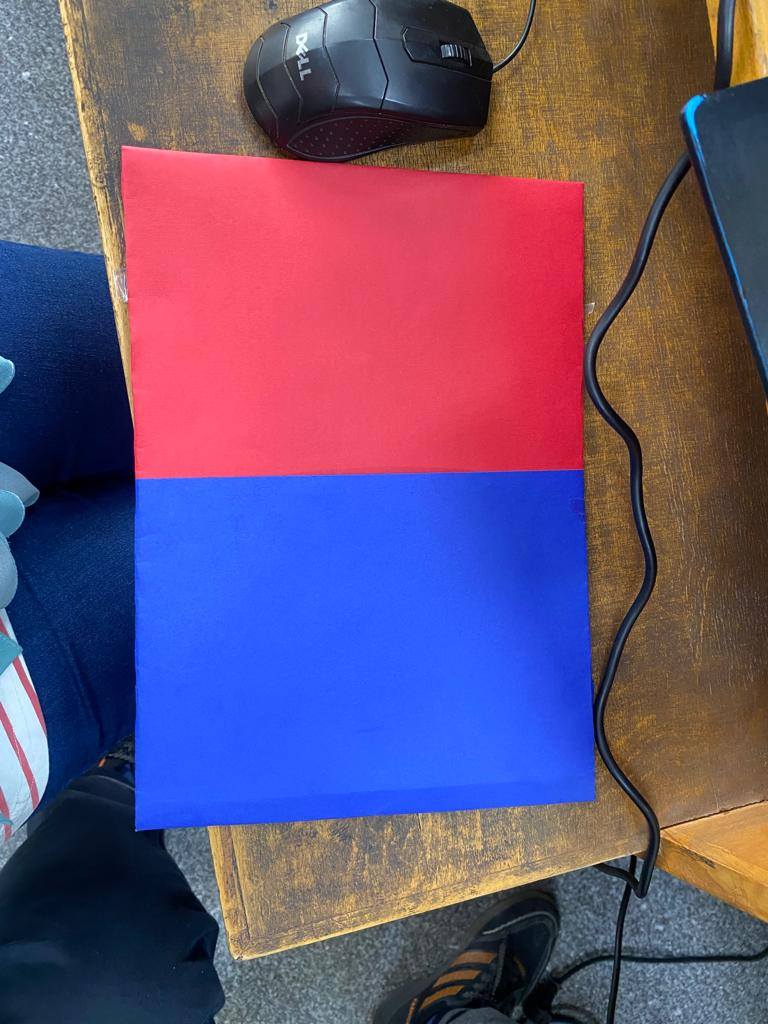
#> input picture src/WhatsApp Image 2023-04-12 at 2.58.23 PM (1).jpeg, 768 x 1024 px, given in place of 1_men (31).JPG, which was not available; the run also reads 1 picture not shown here
$ jupyter execute --allow-errors hand_extraction.ipynb
#> lines starting #> are read from the running program, lines starting #| are printed output that depends on the picture; after the words box and inside, x2 and y2 are one past the last pixel; in counts of white or black regions, pixels touching at a corner belong together; pictures that were not available may be replaced by others from this repository, and a replacement may not be noted
### src/utils.py
# Imports
import math
import cv2
import numpy as np
import pandas as pd

import matplotlib.pyplot as plt
from matplotlib.pyplot import bar

from skimage.exposure import histogram
from skimage.feature import hog

from sklearn.cluster import KMeans
from sklearn.metrics import accuracy_score

from sklearn import svm
from sklearn.ensemble import RandomForestClassifier

from itertools import compress
import shutil
import os
import joblib
import sys
import time


def test_import():
    print("Hello From utils")


def show_images(images, titles=None, save=False, path_save=""):
    """
    This function is used to show image(s) with titles by sending an array of images and an array of associated titles.
    @param images :array of images to be shown
    @param titles:titles corresponding to images

    @return None
    """
    #
    # images[0] will be drawn with the title titles[0] if exists
    # You aren't required to understand this function, use it as-is.
    n_ims = len(images)
    if titles is None:
        titles = ['(%d)' % i for i in range(1, n_ims + 1)]
    fig = plt.figure()
    n = 1
    for image, title in zip(images, titles):
        a = fig.add_subplot(1, n_ims, n)
        if image.ndim == 2:
            plt.gray()
        plt.imshow(image)
        a.set_title(title)
        n += 1
    fig.set_size_inches(np.array(fig.get_size_inches()) * n_ims)
    if (save):
        plt.savefig(path_save)
    else:
        plt.show()
    return None


# [242 lines left out: functions read_image, showHist, read_images_test, read_images_train, images_Dictionary, kmeans_visual_words and 6 more, not called in this run]

### src/hand_extraction.ipynb
[cell 1]
from utils import *
import logging
import numpy

from scripts import *

logger = logging.getLogger('main')

[cell 2]
def get_hsv_mask(img, debug=False):
    assert isinstance(img, numpy.ndarray), 'image must be a numpy array'
    assert img.ndim == 3, 'skin detection can only work on color images'
    logger.debug('getting hsv mask')

    lower_thresh = numpy.array([0, 50, 0], dtype=numpy.uint8)
    upper_thresh = numpy.array([120, 150, 255], dtype=numpy.uint8)
    img_hsv = cv2.cvtColor(img, cv2.COLOR_RGB2HSV)
    msk_hsv = cv2.inRange(img_hsv, lower_thresh, upper_thresh)

    msk_hsv[msk_hsv < 128] = 0
    msk_hsv[msk_hsv >= 128] = 1

    if debug:
        scripts.display('input', img)
        scripts.display('mask_hsv', msk_hsv)

    return msk_hsv.astype(float)

[cell 3]
def get_rgb_mask(img, debug=False):
    assert isinstance(img, numpy.ndarray), 'image must be a numpy array'
    assert img.ndim == 3, 'skin detection can only work on color images'
    logger.debug('getting rgb mask')

    lower_thresh = numpy.array([45, 52, 108], dtype=numpy.uint8)
    upper_thresh = numpy.array([255, 255, 255], dtype=numpy.uint8)

    mask_a = cv2.inRange(img, lower_thresh, upper_thresh)
    mask_b = 255 * ((img[:, :, 2] - img[:, :, 1]) / 20)
    mask_c = 255 * ((numpy.max(img, axis=2) - numpy.min(img, axis=2)) / 20)
    # msk_rgb = cv2.bitwise_and(mask_c, cv2.bitwise_and(mask_a, mask_b))
    mask_d = numpy.bitwise_and(numpy.uint64(mask_a), numpy.uint64(mask_b))
    msk_rgb = numpy.bitwise_and(numpy.uint64(mask_c), numpy.uint64(mask_d))

    msk_rgb[msk_rgb < 128] = 0
    msk_rgb[msk_rgb >= 128] = 1

    if debug:
        scripts.display('input', img)
        scripts.display('mask_rgb', msk_rgb)

    return msk_rgb.astype(float)

[cell 4]
def get_ycrcb_mask(img, debug=False):
    assert isinstance(img, numpy.ndarray), 'image must be a numpy array'
    assert img.ndim == 3, 'skin detection can only work on color images'
    logger.debug('getting ycrcb mask')

    lower_thresh = numpy.array([90, 100, 130], dtype=numpy.uint8)
    upper_thresh = numpy.array([230, 120, 180], dtype=numpy.uint8)

    img_ycrcb = cv2.cvtColor(img, cv2.COLOR_RGB2YCR_CB)
    msk_ycrcb = cv2.inRange(img_ycrcb, lower_thresh, upper_thresh)

    msk_ycrcb[msk_ycrcb < 128] = 0
    msk_ycrcb[msk_ycrcb >= 128] = 1

    if debug:
        scripts.display('input', img)
        scripts.display('mask_ycrcb', msk_ycrcb)

    return msk_ycrcb.astype(float)

[cell 5]
def pre(path):
    img1 = cv2.imread(path)
    img_hsv=cv2.cvtColor(img1, cv2.COLOR_BGR2HSV)

    H=img_hsv[:,:,0]
    S=img_hsv[:,:,1]
    V=img_hsv[:,:,2]


    #Equalize S
    img_HSV_eq=np.copy(img_hsv)
    img_HSV_eq[:,:,1]=cv2.equalizeHist(img_HSV_eq[:,:,1])

    img_rgb=cv2.cvtColor(img1, cv2.COLOR_BGR2RGB)

    show_images([img_rgb,H,S,V,cv2.cvtColor(img_HSV_eq, cv2.COLOR_HSV2RGB)],['Original','h','S','V','Equalize S'])


###########################################Hand Masks##############################################################

    msk_hsv=get_hsv_mask(img_rgb, debug=False)
    msk_rgb=get_rgb_mask(img_rgb,debug=False)
    msk_ycrcb=get_ycrcb_mask(img_rgb, debug=False)


    n_masks = 3.0
    mask = (msk_hsv + msk_rgb + msk_ycrcb) / n_masks
    print(np.max(msk_hsv))
    print(np.max(msk_rgb))
    print(np.max(msk_ycrcb))
    print(mask)
    # [17 lines of commented-out code are left out]
    mask_before_closing=mask

    show_images([img_rgb,msk_hsv,msk_rgb,msk_ycrcb,mask_before_closing,mask])

    # # Segmentation
    # # Defining HSV Threadholds
    # lower_threshold = np.array([0, 100, 80], dtype=np.uint8)
    # upper_threshold = np.array([20, 255, 255], dtype=np.uint8)

    # # Single Channel mask,denoting presence of colours in the about threshold
    # skinMask_b = cv2.inRange(img_HSV_eq, lower_threshold, upper_threshold)

    # # Cleaning up mask using Gaussian Filter
    # skinMask = cv2.GaussianBlur(skinMask_b, (3, 3), 0)

    # # # Apply Closing =(Erode+Dilate) to remove
    # kernel = np.ones((10, 10), np.uint8)
    # skinMask = cv2.morphologyEx(skinMask, cv2.MORPH_ERODE, kernel, iterations=2) #erode
    # skinMask = cv2.morphologyEx(skinMask, cv2.MORPH_DILATE, kernel, iterations=2) #Dilate Back


    # # cv2.imwrite('hand.jpg',cv2.cvtColor(img_HSV_eq, cv2.COLOR_HSV2BGR))


    # show_images([cv2.cvtColor(img1, cv2.COLOR_BGR2RGB),skinMask],['Original','skinMask'])

    # #Draw Contours
    # skinMask=mask

    # debug=True
    # name=path

    # # Find Contours
    # contours, hierarchy = cv2.findContours(
    #     skinMask, cv2.RETR_LIST, cv2.CHAIN_APPROX_NONE)

    # # Draw for debug
    # if (debug):
    #     img_contours = np.copy(img1)
    #     cv2.drawContours(img_contours, contours, -1, (0, 255, 0), 3)

    # # Get Largest Contour
    # sorted_contours = sorted(contours, key=cv2.contourArea, reverse=True)
    # largest_contour = sorted_contours[0]
    # if (debug):
    #     largest_contour_img = np.copy(img1)
    #     cv2.drawContours(largest_contour_img,
    #                      largest_contour, -1, (255, 0, 0), 10)

    # # Binary_img_contours[Result]
    # hand_contour = np.zeros((np.shape(img1)[0], np.shape(img1)[1], 1))
    # cv2.drawContours(hand_contour, largest_contour, -1, 255, 10)

    # if (debug):
    #     show_images([cv2.cvtColor(img1, cv2.COLOR_BGR2RGB),
    #                  img_contours, largest_contour_img, hand_contour],
    #                 ['RGB'+name, 'Contours', 'Largest Contour', 'hand_contour'])


    return None

#> (a cell that did not finish here is left out)


[cell 7]
pre('../data/men/1/1_men (31).JPG')
#> call 2 of pre, with path = '../data/men/1/1_men (31).JPG'
#> in pre, img1 is the input picture: shape (1024, 768, 3); mean B, G, R 116.8, 82.4, 105.5
#> in pre (call 2), `img_hsv=cv2.cvtColor(img1, cv2.COLOR_BGR2HSV)`: img_hsv: shape (1024, 768, 3); mean H, S, V 94.6, 152.7, 158.7
#> in pre (call 2), `V=img_hsv[:,:,2]`:
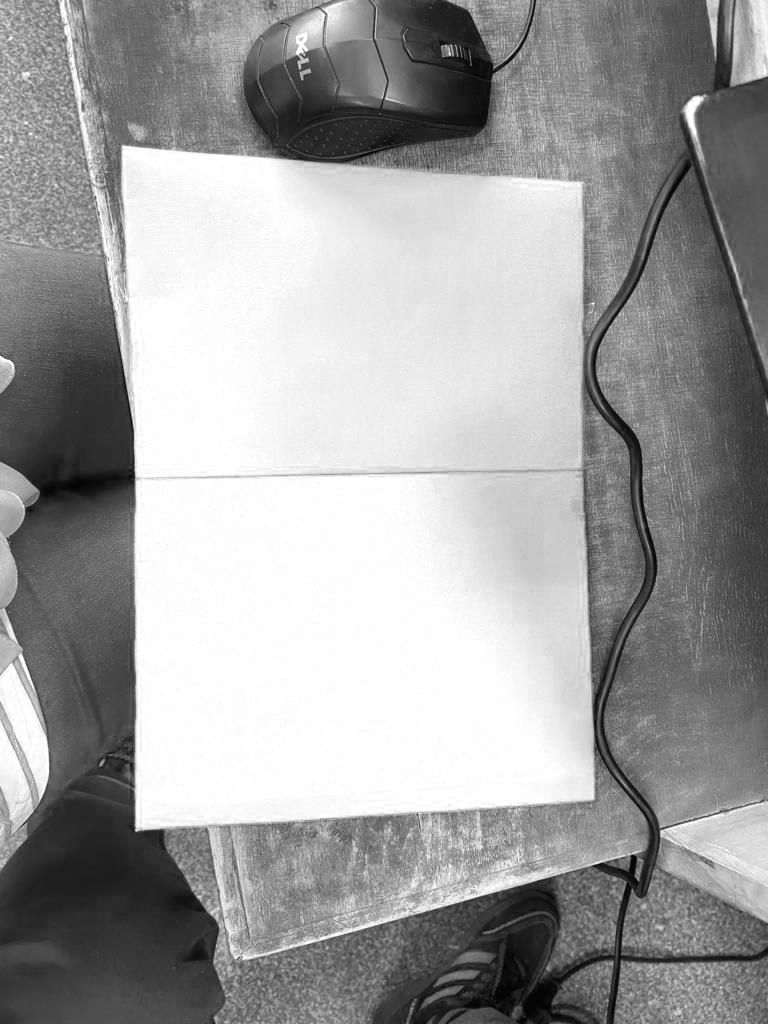
#> V: shape (1024, 768); min 0, max 255, mean 158.7
#> in pre (call 2), `img_HSV_eq[:,:,1]=cv2.equalizeHist(img_HSV_eq[:,:,1])`: img_HSV_eq: shape (1024, 768, 3); mean H, S, V 94.6, 128.1, 158.7
#> in show_images, `n_ims = len(images)`: n_ims = 5
#> the loop in show_images, `for image, title in zip(images, titles):` made 5 passes
#> title on passes 1 to 5: 'Original', 'h', 'S', 'V', 'Equalize S'
#> after the loop in show_images, `for image, title in zip(images, titles):`: n = 6
#> in get_hsv_mask, `msk_hsv = cv2.inRange(img_hsv, lower_thresh, upper_thresh)`:
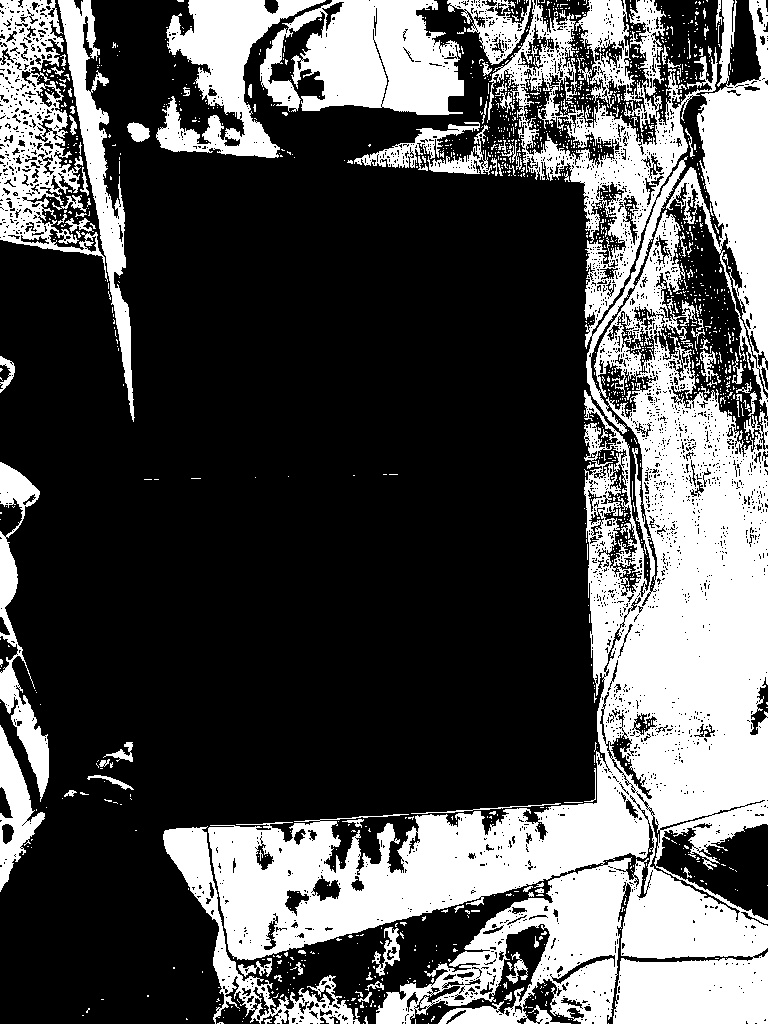
#> msk_hsv: shape (1024, 768); 32.5% white; 1461 white regions (1358 under 20 px), largest, box (x1, y1, x2, y2) and area: (208, 0, 768, 1024) 161591, (260, 0, 464, 115) 15873, (666, 0, 768, 417) 15761
#> in get_rgb_mask, `mask_a = cv2.inRange(img, lower_thresh, upper_thresh)`: mask_a: shape (1024, 768); 31.7% white; 1872 white regions (1648 under 20 px), largest, box (x1, y1, x2, y2) and area: (0, 0, 584, 794) 159306, (164, 754, 642, 1024) 31094, (0, 462, 49, 871) 10987
#> in get_rgb_mask, `mask_d = numpy.bitwise_and(numpy.uint64(mask_a), numpy.uint64(mask_b))`: mask_d: shape (1024, 768) uint64; 252 distinct labels, from 0 to 255
#> in get_rgb_mask, `msk_rgb = numpy.bitwise_and(numpy.uint64(mask_c), numpy.uint64(mask_d))`:
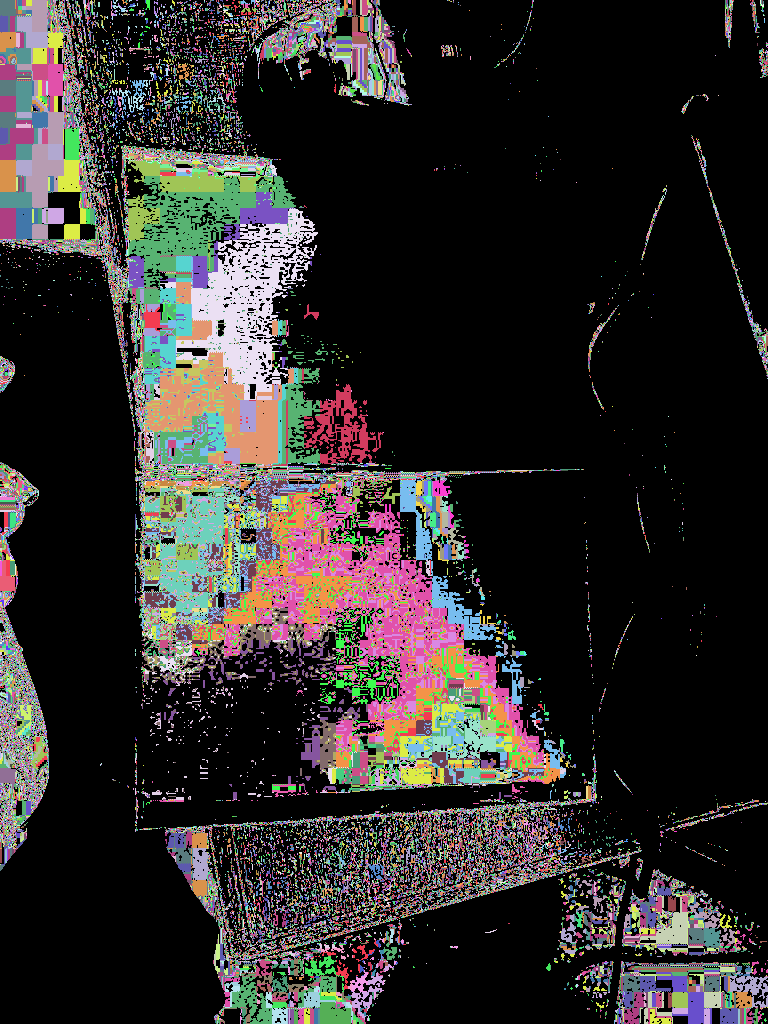
#> msk_rgb: shape (1024, 768) uint64; 235 distinct labels, from 0 to 255; one colour per label, 0 black
#> in get_rgb_mask, `msk_rgb[msk_rgb < 128] = 0`: msk_rgb: shape (1024, 768) uint64; 115 distinct labels, from 0 to 255
#> in get_rgb_mask, `msk_rgb[msk_rgb >= 128] = 1`: msk_rgb: shape (1024, 768) uint64; values 0 (black) and 1 (white), 5.3% white; 3012 white regions (2859 under 20 px), largest, box (x1, y1, x2, y2) and area: (0, 0, 68, 243) 11612, (658, 962, 768, 1024) 2197, (165, 829, 215, 919) 1999
#> in get_ycrcb_mask, `img_ycrcb = cv2.cvtColor(img, cv2.COLOR_RGB2YCR_CB)`: img_ycrcb: shape (1024, 768, 3); mean of channels 0, 1, 2 93.3, 136.7, 141.3
#> in get_ycrcb_mask, `msk_ycrcb = cv2.inRange(img_ycrcb, lower_thresh, upper_thresh)`: msk_ycrcb: shape (1024, 768); 7.5% white; 257 white regions (202 under 20 px), largest, box (x1, y1, x2, y2) and area: (0, 0, 101, 255) 18184, (166, 826, 367, 1024) 8951, (616, 961, 768, 1024) 7861
#> in get_ycrcb_mask, `msk_ycrcb[msk_ycrcb >= 128] = 1`:
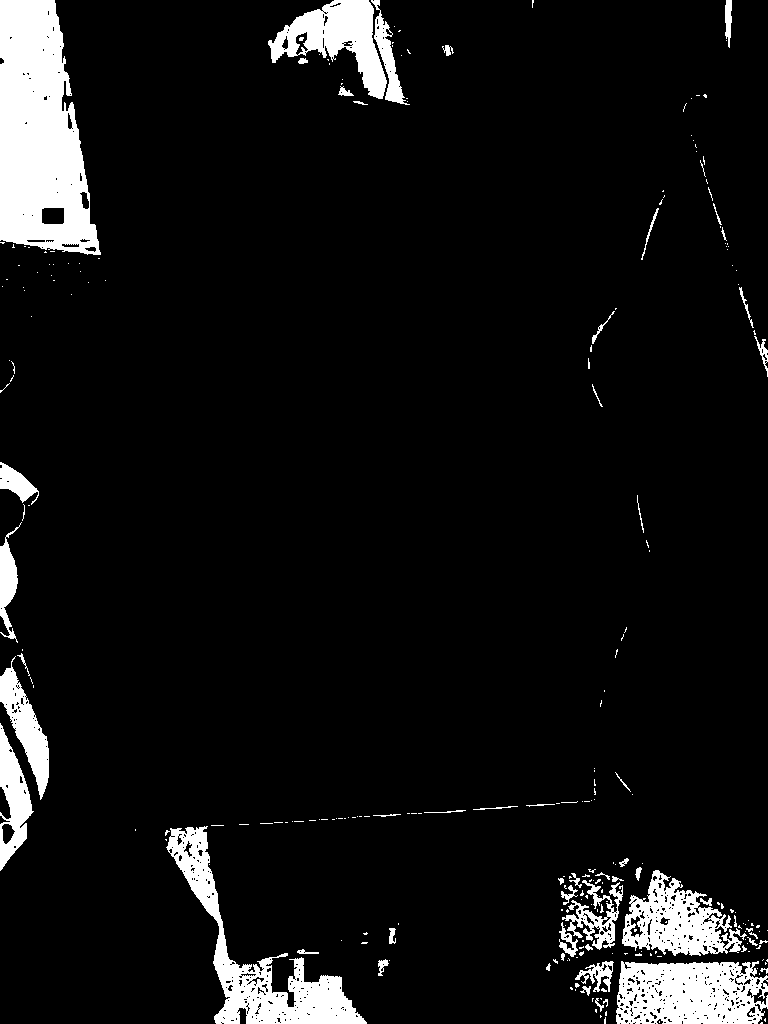
#> msk_ycrcb: shape (1024, 768); values 0 (black) and 1 (white), 7.5% white; 257 white regions (202 under 20 px), largest, box (x1, y1, x2, y2) and area: (0, 0, 101, 255) 18184, (166, 826, 367, 1024) 8951, (616, 961, 768, 1024) 7861
#> in pre (call 2), `mask = (msk_hsv + msk_rgb + msk_ycrcb) / n_masks`:
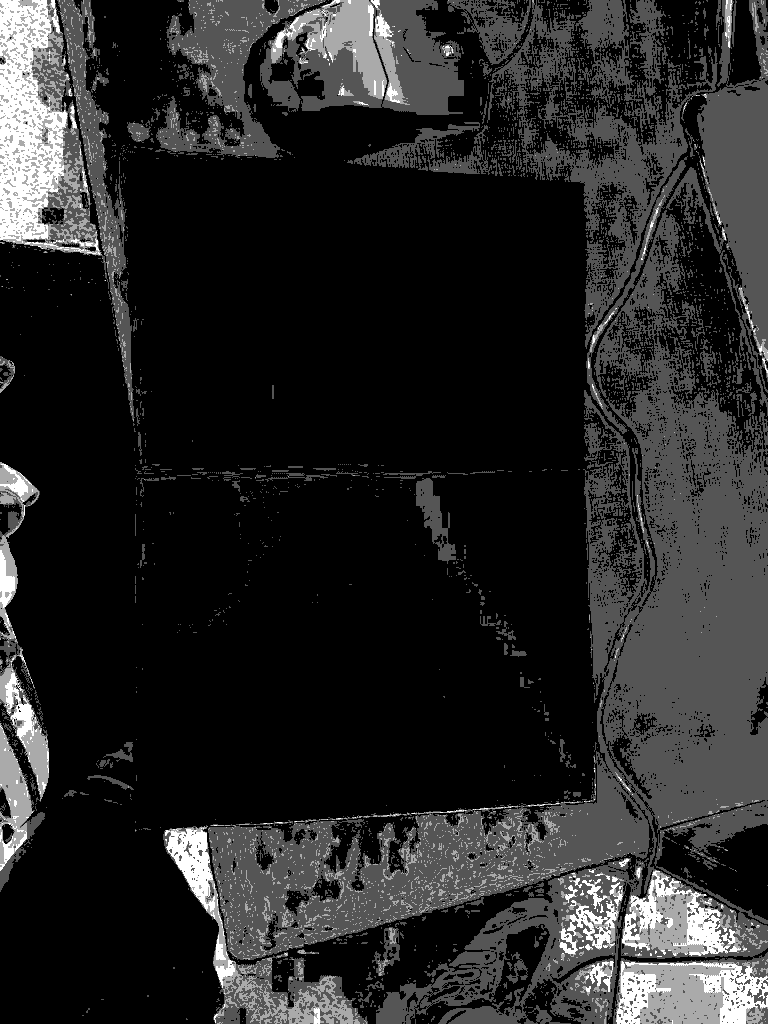
#> mask: shape (1024, 768) float64; min 0, max 1, mean 0.151
#| 1.0
#| 1.0
#| 1.0
#> (printed output is left out)
#> the loop in show_images (call 2), `for image, title in zip(images, titles):` made 6 passes
#> title on passes 1 to 6: '(1)', '(2)', '(3)', '(4)', '(5)', '(6)'
pre('../data/men/1/1_men (139).JPG')
#| 1.0
#| 1.0
#| 1.0
#> (printed output is left out)

#> (a cell that did not finish here is left out)

#> after the loop in show_images, `for image, title in zip(images, titles):`: n = 1
